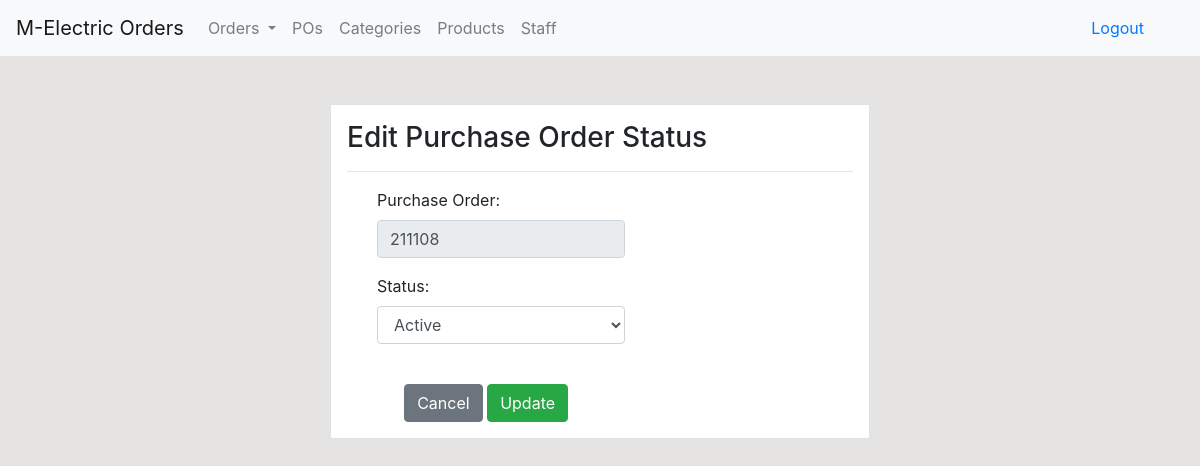
Page /po-update/2 (signed in) on the earlier database version.
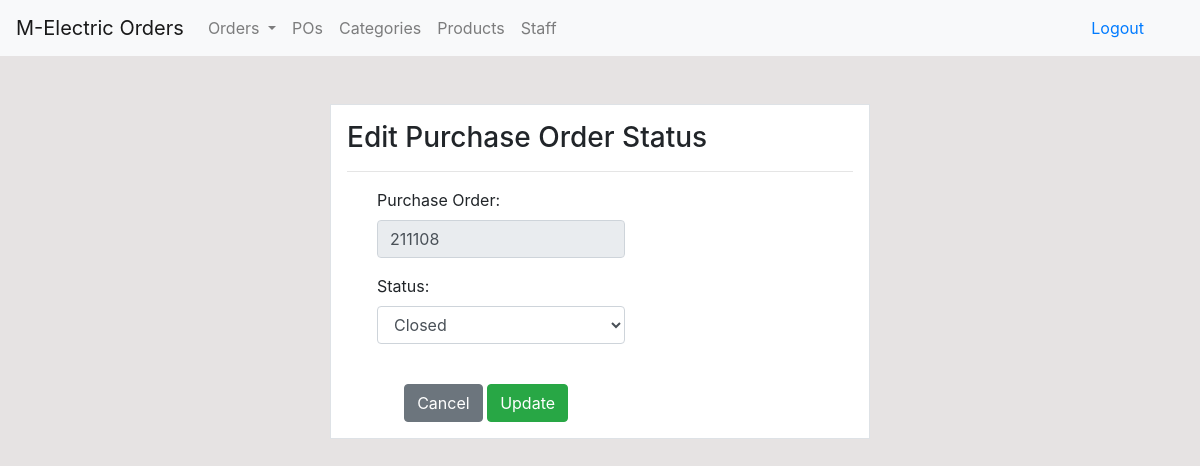
Same page on the later database version.
### dashboard/models.py (models this page shows)
class Po(models.Model):
	po_number = models.PositiveIntegerField(null=True, default=0)
	status = models.CharField('Status', max_length=50, default='Active', null=True, blank=True)
	created = models.DateTimeField(auto_now_add=True)

### dashboard/views.py (the view)
# urls.py: path('po-update/<int:po_id>', views.po_update, name='po-update'),
@login_required
def po_update(request, po_id):
    item = Po.objects.get(id=po_id)
    if request.method == 'POST':
        item.status = request.POST.get('status', False)
        item.save()
        return redirect('pos')
    context = {
        'po': item,
    }
    return render(request, 'dashboard/po_update.html', context)

### templates/dashboard/po_update.html (shortened to what this page needs)
{% extends 'partials/base.html' %}
{% load crispy_forms_tags %}
{% block content %}
<div class="container">
    <div class="row mt-5">
        <div class="col-md-6 offset-md-3">
            <div class="border bg-white p-3">
                <h3>Edit Purchase Order Status</h3>
                <hr>
                <form method="POST">
                    <div class="container">
                        <div class="form-group col-md-7" >
                            <label for="">Purchase Order:</label>
                            <input type="text" class="form-control" id="validationCustom01" value="{{po.po_number}}" disabled>
                        </div>
                        <div class="form-group col-md-7" >
                            <label for="exampleInputEmail1">Status: </label>
                            <select class="form-control" aria-label="Default select example" name="status">
                                {% if po.status == 'Active' %}
                                    <option value="Active" selected>Active</option>
                                {% else %}
                                    <option value="Closed" selected>Closed</option>
                                {% endif%}
                            </select>
                        </div>
                    </div>
                    <br>
                    <div class="container col-10">
                        <a class="btn btn-secondary" href="{% url 'pos' %}">Cancel</a>
                        <input class="btn btn-success" type="submit" value="Update">
                    </div>
                </form>
            </div>
        </div>
    </div>
</div>
{% endblock %}

Differences in the rows shown:
changed Po: status "Active" → "Closed"
